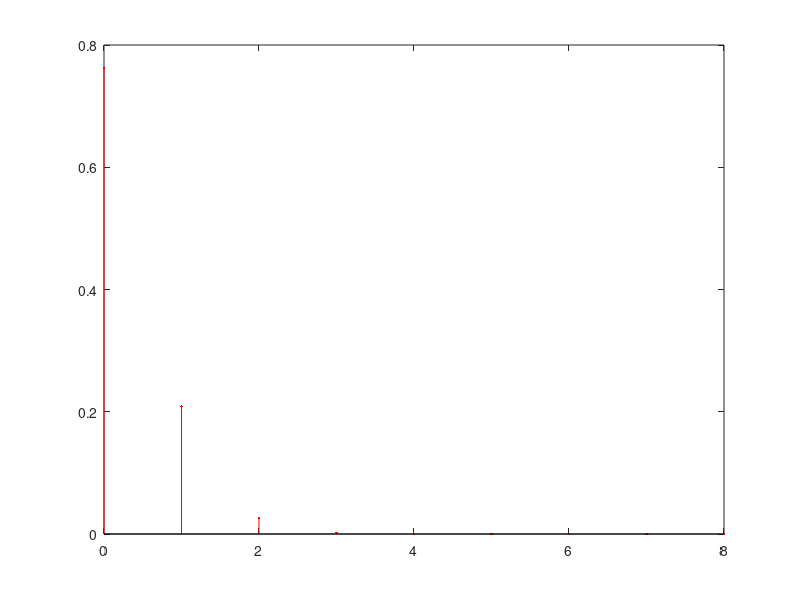

The MATLAB script that drew this image:
%% 2.3 Section for evaluation
% Consider a toy manufacturing company producing a given toy. The toy is composed 
% by two components (1 and 2) that are produced separately and then are assembled 
% together. At the end, the toys are packed for commercialization in boxes of 
% n toys each. The manufacturing process of Component 1 produces p1 = 0.2% of 
% defective components. The manufacturing process of Component 2 produces p2 = 
% 0.5% of defective components. A toy is defective if at least one of its components 
% is defective. The assembly process produces pa = 1% of defective toys (even 
% when none of the 2 components is defective).
% 1. (Evaluation weight = 20%) Consider the event “A – a box of toys has at least 1 defective toy”.
% (a) Estimate by simulation the probability of event A when n = 8 toys.

N=1e5;                                                  % numero de experiencias
n = 8;                                                  % numero de brinquedos por caixa
experiencias = rand(n,N);                               % fabrico de peças p1
p1  = experiencias < 0.002;                             % peças p1 com defeito
experiencias = rand(n,N);                               % fabrico de peças p2
p2  = experiencias < 0.005;                             % peças p2 com defeito
experiencias = rand(n,N);                               % processo de montagem pa
pa  = experiencias < 0.01;                              % defeitos na montagem pa com defeito
ndefeitos = p1 + p2 + pa;                               % numero de defeitos por brinquedo
defeitos = ndefeitos > 0;                               % brinquedos com defeito
nbrinquedos = sum(defeitos);                            % numero de brinquedos com defeito por caixa
caixas = nbrinquedos >=1;                               % soma das caixas com pelo menos um brinquedo com defeito
probA= sum(caixas)/N                                    % calculo da probabilidade do acontecimento A
% (b) Estimate by simulation the average number of toys that are defective only due to the assembly process when event A occurs and n = 8 toys.

medias = 0;                                             % definir média para somar médias e veer valor médio das experiencias
counter = 0;                                            % definir counter para contar caixas com pelo menos 1 defeito
N=1e5;                                                  % numero de experiencias
n = 8;                                                  % numero de brinquedos por caixa
experiencias = rand(n,N);                               % fabrico de peças p1
p1  = experiencias < 0.002;                             % peças p1 com defeito
experiencias = rand(n,N);                               % fabrico de peças p2
p2  = experiencias < 0.005;                             % peças p2 com defeito
experiencias = rand(n,N);                               % processo de montagem pa
pa  = experiencias < 0.01;                              % defeitos na montagem pa com defeito
ndefeitos = p1 + p2 + pa;                               % numero de defeitos por brinquedo
defeitos = ndefeitos > 0;                               % brinquedos com defeito  
todosdef = sum(defeitos);                               % soma de todos os brinquedos defeitoosos por caixa 
mdefeitos = (p1+p2)>0;                                  % calculo de defeitos provocados por peças 
mdefeitos = (mdefeitos ~= pa) & pa;                     % calculo de defeitos provocados só por montagem
nmdefeitos = sum(mdefeitos);                            % numero de brinquedos com o defeito só de montagem
for d = 1:N                                             % for para iteração das matrizes
    if(todosdef(d) ~=0)                                 % verificação se existe pelo menos 1 brinquedo com defeito por caixa
        medias= medias + nmdefeitos(d)/todosdef(d);     % soma das médias de brinquedos defeitoosos devido a montagem em comparação aos defeitos totais por caixa
        counter = counter + 1;                          % contador de casos com pelo menos um defeito por caixa
    end                                                 % 
end                                                     %
result = medias/counter                                 % média final das médias obtidas
% 2. (Evaluation weight = 30%) Consider the event “B – a box of toys has no defective toys”.
% (a) Estimate by simulation the probability of event B when n = 8 toys. 

N=1e5;                                                  % numero de experiencias
n = 8;                                                  % numero de brinquedos por caixa
experiencias = rand(n,N);                               % fabrico de peças p1
p1  = experiencias < 0.002;                             % peças p1 com defeito
experiencias = rand(n,N);                               % fabrico de peças p2
p2  = experiencias < 0.005;                             % peças p2 com defeito
experiencias = rand(n,N);                               % processo de montagem pa
pa  = experiencias < 0.01;                              % defeitos na montagem pa com defeito
ndefeitos = p1 + p2 + pa;                               % numero de defeitos por brinquedo
defeitos = ndefeitos > 0;                               % brinquedos com defeito
nbrinquedos = sum(defeitos);                            % numero de brinquedos com defeito
caixas = nbrinquedos ==0;                               % soma das caixas com nenhum brinquedo com nenhum defeito
probB= sum(caixas)/N                                    % calculo da probabilidade do acontecimento B
% Check the consistency of this result with the one obtained in question 1(a).

vrfy = probB + probA                                    % verificação se os valores da probA e probB são compativeis
% (b) Determine the theoretical value of the probability of event B and compare it with the value estimated by simulation in question 2(a). 

X = 8;                                                  % (numero de sucessos em n experiências) numero de vezes que um acontecimento A ocorre em
n = 8;                                                  % n experiências de Bernoulli
k = X;                                                  % Pr(X=k)
p1 = 0.002;                                             % probabilidade das peças p1 terem defeito
p2 = 0.005;                                             % probabilidade das peças p2 terem defeito
pa = 0.01;                                              % probabilidade da montagem ter defeito
p = ((1-p1)*(1-p2)*(1-pa));                             % probabilidade do brinquedo não ter defeito, devido a ser sem defeito quer-se-á a probabilidade ~p1 e ~p2 e ~pa, sendo estes acontecimentos independentes tem-se então k a probabilidade destes acontecimentos acontecerem é igual à multiplicação destes 
probtheo = nchoosek(n,k)*p^k*(1-p)^(n-k)                % probabilidade teórica = nchoosek(n,k)*p^k*(1-p)^(n-k) em que nchoosek(n,k)= n!/(n-k)!/k!
% What do you conclude?

probB   
probtheo
%% 
% Pode-se concluir assim que as probabilidades obtidas por simulação e teoricamente 
% são bastante próximas
% (c) Make the necessary simulations to draw a plot graph of the probability of event B as a function of the box capacity n. Consider all values of n from 2 to 20. 

y = (2:20);                                              % probabilidade do acontecimento B em função da capacidade da caixa
for k =  2:20                                            % (numero de sucessos em n experiências) numero de vezes que um acontecimento A ocorre em n experiências de Bernoulli de 2 a 20
    n =  k;                                              % n experiências de Bernoulli
    p1 = 0.002;                                          % probabilidade das peças p1 terem defeito
    p2 = 0.005;                                          % probabilidade das peças p2 terem defeito
    pa = 0.01;                                           % probabilidade da montagem ter defeito
    p = ((1-p1)*(1-p2)*(1-pa));                          % probabilidade do brinquedo não ter defeito, devido a ser sem defeito quer-se-á a probabilidade ~p1 e ~p2 e ~pa, sendo estes acontecimentos independentes tem-se então k a probabilidade destes acontecimentos acontecerem é igual à multiplicação destes 
    y(k-1) = nchoosek(n,k)*p^k*(1-p)^(n-k);              % y = probabilidade teórica = nchoosek(n,k)*p^k*(1-p)^(n-k) em que nchoosek(n,k)= n!/(n-k)!/k!
end
hold on;
plot(2:20,y,"r.-");
plot(2:20,ones(19)*0.9,"k--");
xlabel ("Capacidade da caixa");
ylabel ("Probabilidade de B");
legend ("Probabilidade de B como funçãos da capacidade da caixa n","Probabilidade de 90%");
% Describe and justify the obtained results.
% 
% (d) Analysing the plot drawn in the previous question 2(c), what must be the maximum box capacity if the company wants to guarantee that the probability of each box having no defective toys is at least 90%? 

plot(6,0.9,'b*');
text(6,0.9,"Probabilidade de 90% dos brinquedos não terem defeito")
hold off;
% 3. (Evaluation weight = 30%) Consider the random variable X representing the number of defective toys in a box.
% (a) Estimate by simulation the mass probability function pX(x) of X when n = 8 toys and draw it in a stem graph. 

N = 1e5;                                                % numero de experiencias
n = 8;                                                  % numero de brinquedos por caixa
experiencias = rand(n,N);                               % fabrico de peças p1
p1  = experiencias < 0.002;                             % peças p1 com defeito
experiencias = rand(n,N);                               % fabrico de peças p2
p2  = experiencias < 0.005;                             % peças p2 com defeito
experiencias = rand(n,N);                               % processo de montagem pa
pa  = experiencias < 0.01;                              % defeitos na montagem pa com defeito
ndefeitos = p1 + p2 + pa;                               % numero de defeitos por brinquedo
defeitos = ndefeitos > 0;                               % brinquedos com defeito
nbrinquedos = sum(defeitos);                            % numero de brinquedos com defeito
xi = (0:8);                                             % conjunto dos valores possiveis de serem assumidos  
px = zeros(1,9);                                        % probabilidade associada a cada um dos valores possiveis de serem assumidos
for val = nbrinquedos                                   % iteração pelos valores obtidos por simulação 
    switch(val)                                         % filtração dos valores
    case 0                                              % caso a caixa tenha 0 brinquedos com defeito              
        px(val+1) = px(val+1) + 1;                      % contar numero de caixas com 0 brinquedos com defeito
    case 1                                              % caso a caixa tenha 1 brinquedo com defeito                                                                               
        px(val+1) = px(val+1) + 1;                      % contar numero de caixas com 1 brinquedo com defeito
    case 2                                              % caso a caixa tenha 2 brinquedos com defeito
        px(val+1) = px(val+1) + 1;                      % contar numero de caixas com 2 brinquedos com defeito
    case 3                                              % caso a caixa tenha 3 brinquedos com defeito
        px(val+1) = px(val+1) + 1;                      % contar numero de caixas com 3 brinquedos com defeito
    case 4                                              % caso a caixa tenha 4 brinquedos com defeito
        px(val+1) = px(val+1) + 1;                      % contar numero de caixas com 4 brinquedos com defeito
    case 5                                              % caso a caixa tenha 5 brinquedos com defeito
        px(val+1) = px(val+1) + 1;                      % contar numero de caixas com 5 brinquedos com defeito
    case 6                                              % caso a caixa tenha 6 brinquedos com defeito
        px(val+1) = px(val+1) + 1;                      % contar numero de caixas com 6 brinquedos com defeito
    case 7                                              % caso a caixa tenha 7 brinquedos com defeito
        px(val+1) = px(val+1) + 1;                      % contar numero de caixas com 7 brinquedos com defeito
    case 8                                              % caso a caixa tenha 8 brinquedos com defeito
        px(val+1) = px(val+1) + 1;                      % contar numero de caixas com 8 brinquedos com defeito
    otherwise                                           % verificação de erro
        fprintf("Ocorreu um erro\n");                   % aviso de erro
    end                                                 % 
end                                                     %
px = px/(N)                                             % cálculo da probabilidade associada a cada um dos valores possiveis de serem assumidos
sum(px)                                                 % verificação de resultados (soma tem que ser igual a 1)
stem(xi,px,"filled",'r.')                               % stem da função massa
% Describe the obtained results and check their consistency with the result obtained in question 2(a).

probB                                                   % probabilidade de não existirem brinquedos defeitoosos numa caixa com n brinquedos
px(1)                                                   % probabilidade obtida por simulação de não existirem brinquedos defeitoosos numa caixa com n brinquedos
% (b) Based on pX(x), compute the probability of X >= 2. 

px2 = sum(px(3:9));                                     % probabilidade obtida por simulação de existirem >= 2 brinquedos defeitoosos numa caixa com n brinquedos, soma das probabilidades de sairem 2 a 8 brinquedos defeitoosos por caixa com n brinquedos
px2                                                     % observação do resultado
% What do you conclude?
% 
% (c) Based on pX(x), estimate the expected value, variance and standard deviation of X.
% Expected value

E = sum(xi .* px)                                       % valor esperado, tem-se que o valor esperado seja igual ao somatório de xi*p(xi)
E                                                       % observação do valor esperado
% Variance

var = sum((xi - E) .^2 .* px)                           % variancia, tem-se que o valor da variancia seja igual ao somatório de ((xi-E(X))^2)*p(xi) 
var                                                     % observação da variancia
% Standard deviation

devi = sqrt(var);                                       % desvio padrão, este é calculado fazendo a raiz quadrada da variancia
devi                                                    % observação do desvio padrão
% (d) Repeat questions 3(a), 3(b) and 3(c) but now considering n = 16 toys. Compare all results with the previous ones (obtained with n = 8 toys) and justify the differences.
% (a) Estimate by simulation the mass probability function pX(x) of X when n = 16 toys and draw it in a stem graph. 

N = 1e5;                                                % numero de experiencias
n = 16;                                                 % numero de brinquedos por caixa
experiencias = rand(n,N);                               % fabrico de peças p1
p1  = experiencias < 0.002;                             % peças p1 com defeito
experiencias = rand(n,N);                               % fabrico de peças p2
p2  = experiencias < 0.005;                             % peças p2 com defeito
experiencias = rand(n,N);                               % processo de montagem pa
pa  = experiencias < 0.01;                              % defeitos na montagem pa com defeito
ndefeitos = p1 + p2 + pa;                               % numero de defeitos por brinquedo
defeitos = ndefeitos > 0;                               % brinquedos com defeito
nbrinquedos = sum(defeitos);                            % numero de brinquedos com defeito
xi = (0:8);                                             % conjunto dos valores possiveis de serem assumidos  
px = zeros(1,9);                                        % probabilidade associada a cada um dos valores possiveis de serem assumidos
for val = nbrinquedos                                   % iteração pelos valores obtidos por simulação 
    switch(val)                                         % filtração dos valores
    case 0                                              % caso a caixa tenha 0 brinquedos com defeito              
        px(val+1) = px(val+1) + 1;                      % contar numero de caixas com 0 brinquedos com defeito
    case 1                                              % caso a caixa tenha 1 brinquedo com defeito                                                                               
        px(val+1) = px(val+1) + 1;                      % contar numero de caixas com 1 brinquedo com defeito
    case 2                                              % caso a caixa tenha 2 brinquedos com defeito
        px(val+1) = px(val+1) + 1;                      % contar numero de caixas com 2 brinquedos com defeito
    case 3                                              % caso a caixa tenha 3 brinquedos com defeito
        px(val+1) = px(val+1) + 1;                      % contar numero de caixas com 3 brinquedos com defeito
    case 4                                              % caso a caixa tenha 4 brinquedos com defeito
        px(val+1) = px(val+1) + 1;                      % contar numero de caixas com 4 brinquedos com defeito
    case 5                                              % caso a caixa tenha 5 brinquedos com defeito
        px(val+1) = px(val+1) + 1;                      % contar numero de caixas com 5 brinquedos com defeito
    case 6                                              % caso a caixa tenha 6 brinquedos com defeito
        px(val+1) = px(val+1) + 1;                      % contar numero de caixas com 6 brinquedos com defeito
    case 7                                              % caso a caixa tenha 7 brinquedos com defeito
        px(val+1) = px(val+1) + 1;                      % contar numero de caixas com 7 brinquedos com defeito
    case 8                                              % caso a caixa tenha 8 brinquedos com defeito
        px(val+1) = px(val+1) + 1;                      % contar numero de caixas com 8 brinquedos com defeito
    otherwise                                           % verificação de erro
        fprintf("Ocorreu um erro\n");                   % aviso de erro
    end                                                 % 
end                                                     %
px = px/(N)                                             % cálculo da probabilidade associada a cada um dos valores possiveis de serem assumidos
sum(px)                                                 % verificação de resultados (soma tem que ser igual a 1)
stem(xi,px,"filled",'r.')                               % stem da função massa
px(1)                                                   % probabilidade obtida por simulação de não existirem brinquedos defeitoosos numa caixa com n brinquedos
% (b) Based on pX(x), compute the probability of X >= 2. 

px2 = 0;                                                % probabilidade obtida por simulação de existirem >= 2 brinquedos defeitoosos numa caixa com n brinquedos
for i = 3:9                                             % iteração das probabilidades de sairem 2 a 8 brinquedos defeitoosos por caixa com n brinquedos
    px2 = px2 + px(i);                                  % soma das probabilidades de sairem 2 a 8 brinquedos defeitoosos por caixa com n brinquedos
end                                                     %
px2                                                     % observação do resultado
% What do you conclude?
% 
% (c) Based on pX(x), estimate the expected value, variance and standard deviation of X.
% Expected value

E = sum(xi .* px)                                       % valor esperado, tem-se que o valor esperado seja igual ao somatório de xi*p(xi)
E                                                       % observação do valor esperado
% Variance

var = sum((xi - E) .^2 .* px)                           % variancia, tem-se que o valor da variancia seja igual ao somatório de ((xi-E(X))^2)*p(xi) 
var                                                     % observação da variancia
% Standard deviation

devi = sqrt(var);                                       % desvio padrão, este é calculado fazendo a raiz quadrada da variancia
devi                                                    % observação do desvio padrão
% 4. (Evaluation weight = 20%) Assume now that the company aims to commercialize the toys in boxes of n = 20 toys guaranteeing that the probability of commercializing a box without defective toys is at least 90%. 
% To reach this goal, the assembly process was improved by reducing pa to 0.1% and a quality assurance process was implemented as follow: a sample of m toys (with 1 ≤ m < 20) is selected from each box for testing; the box is not commercialized if at least one of the selected toys is defective or is commercialized, otherwise.
% (a) Estimate by simulation the probability of a box being commercialized when the quality assurance process is set with m = 1 (check the usefulness of Matlab function randperm in the implementation of the simulation). 


% What do you conclude?
% 
% (b) Estimate by simulation the lowest value of m that is required to reach the desired goal.


%